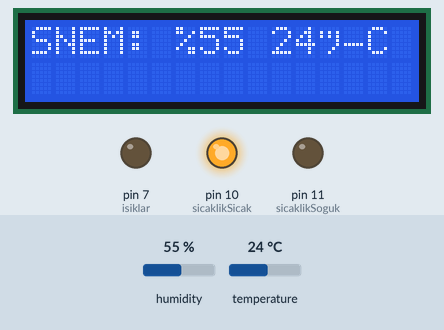
The sketch below on a simulated Arduino Uno, built with avr-gcc and run on an emulated ATmega328P. On the bench: 16×2 character LCD, output pins drawn as LEDs (lit = HIGH). Inputs (shaded band) come from the test bench; at power-on: temperature 24 °C, humidity 55 %.

Above: at 1.2 s.
1.3 s: temperature set to 22 °C
At 3.0 s:
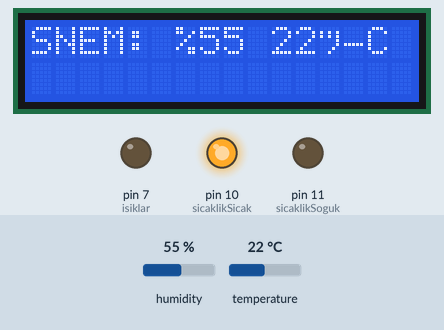
6.6 s: temperature set to 19 °C
At 8.6 s:
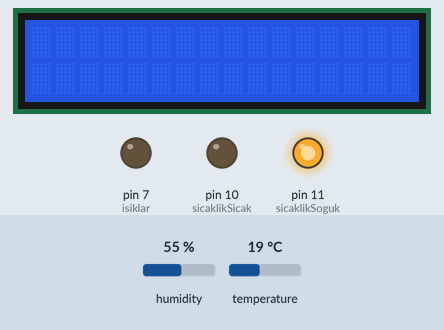
11.9 s: humidity set to 22 %
At 14.6 s:
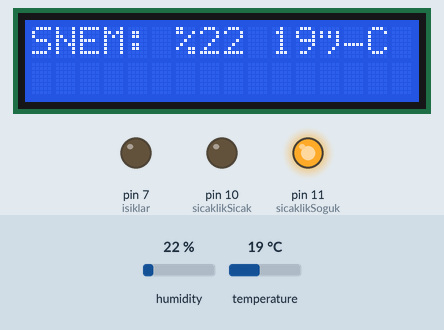
16.3 s: humidity set to 40 %
At 17.7 s:
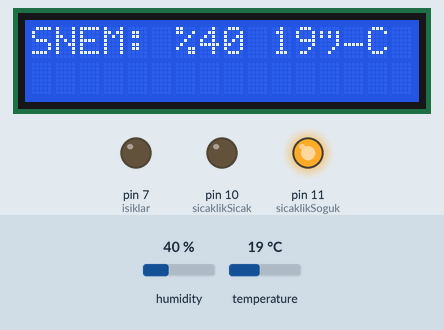
Timing chart, 0 to 19.3 s (numbered marks = the images above; inputs shaded):
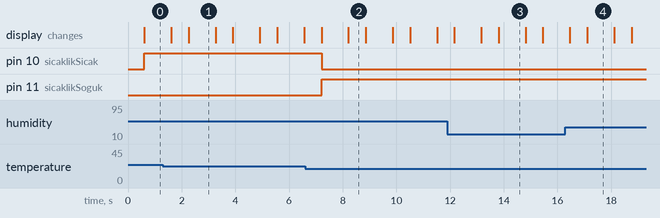

Measured:
- the behaviour switches between 21 and 20 °C on temperature (found by bisection; images 1 and 2)
- after the input at 1.3 s, the display: first differs from a run without the input after 0.96 s (image 1)
- after the input at 6.6 s, pin 10 (sicaklikSicak): HIGH → LOW after 0.61 s; pin 11 (sicaklikSoguk): LOW → HIGH after 0.61 s; the display: first changes after 0.61 s (image 2 shows a later state)
- after the input at 11.9 s, the display: first differs from a run without the input after 1.9 s (image 3)
- after the input at 16.3 s, the display: first differs from a run without the input after 0.81 s (image 4)
- what the display in image 1 shows lasts 1.0 s, from 2.3 s to 3.3 s
- what the display in image 2 shows lasts 0.7 s, from 8.2 s to 8.9 s

The sketch:

kediEvi.ino
```cpp
// Arduino UNO
// Kedi Evi projesi
// github.io/dbarisayan
// Uzay Akademi
// davutbarisayan@gmail.com


#include <DHT11.h>
#include <LiquidCrystal_I2C.h>

DHT11 dht11(8);
#define isiklar 7
#define sicaklikSicak 10
#define sicaklikSoguk 11

LiquidCrystal_I2C lcd(0x27,16,2);                 // LCD adresini 0x27 olarak satır sütun sayısını 16, satır sayısını 2 olarak ayarlıyoruz.

void setup() {
  Serial.begin(9600);
  lcd.init();                                     // LCD ekranı başlatıyoruz.
  pinMode(isiklar, OUTPUT);                       // 4'lü beyaz ışıklar
  pinMode(sicaklikSicak, OUTPUT);                 // Kırmızı ışık
  pinMode(sicaklikSoguk, OUTPUT);                 // Mavi ışık

}

void loop() {
  int sicaklik;                                   // Sıcaklık ve Nem
  int nem;                                        // değişkenlerini oluşturuyoruz.

  dht11.readTemperatureHumidity(sicaklik, nem);   // DHT11'in veri almasını sağlıyoruz, aldığımız veriler oluşturduğumuz değişkenlere eşitleniyor.
  lcd.backlight();                                // LCD ekranın aydınlatmasını açıyoruz.
  lcd.setCursor(0,0);                             // Ekrandaki imleci 1. Satır, 1. Sütuna alıyoruz.
  lcd.print("SICAKLIK: ");                        //
  lcd.print(sicaklik);                            // Ekranın üst satırına SICAKLIK: 25°C yazdık.
  lcd.print("°C");                                //
  lcd.setCursor(1,0);                             // Ekrandaki imleci 2. Satır, 1. Sütuna alıyoruz.
  lcd.print("NEM: %");                            //
  lcd.print(nem);                                 // Ekranın alt satırına NEM: %23 yazdık.

  if(sicaklik>20) {                               // Sıcaklığımız 20°C'den fazlaysa kırmızı ışık azsa mavi ışığı yakacak kodlar.
    digitalWrite(sicaklikSicak, HIGH);
    digitalWrite(sicaklikSoguk, LOW);
  }
  else {
    digitalWrite(sicaklikSicak, LOW);
    digitalWrite(sicaklikSoguk, HIGH);
  }

  delay(1000);
  lcd.clear();

  delay(100);
}
```
